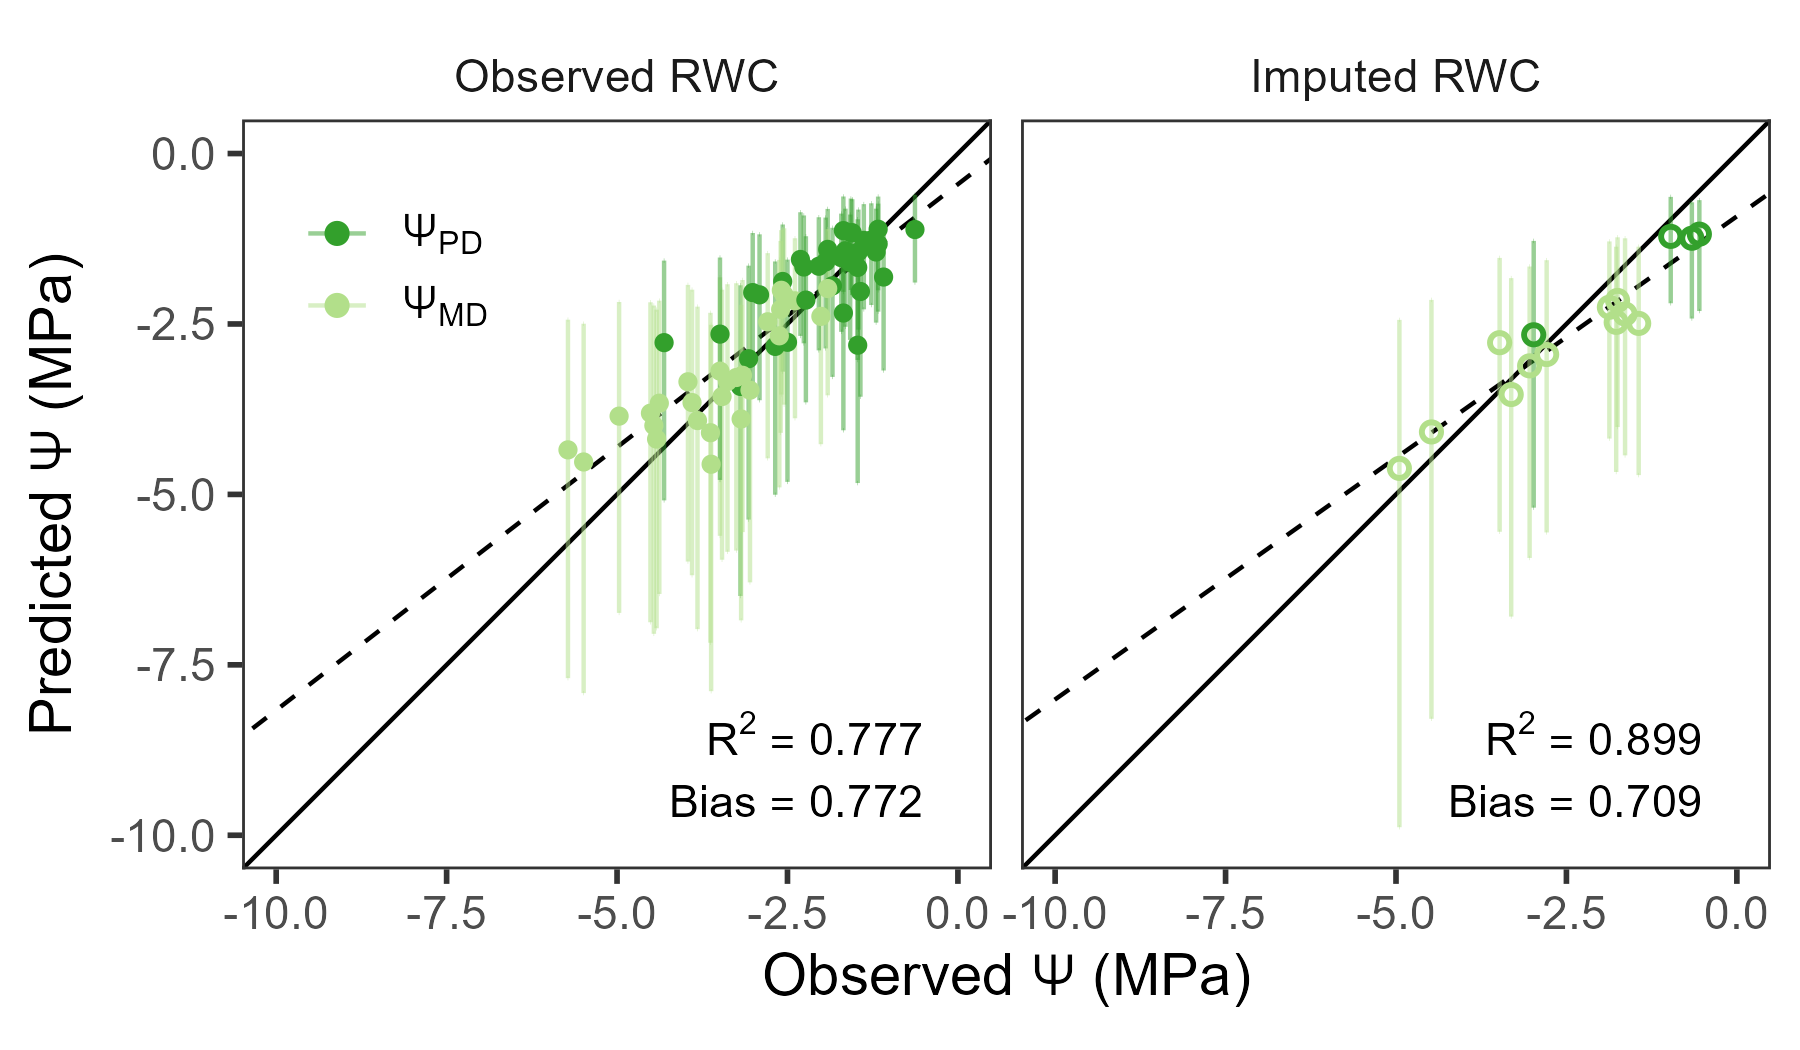

This chart was generated by the following R code:
# Model fit for RWC-WP model with imputed RWC from RWC_ind
library(coda)
library(tidyverse)
library(broom.mixed)
library(ggh4x)

# load data files
# indices from hyperspectral
hyp_ind <- read_csv("data_clean/hyp_indices.csv") |> 
  mutate(date_col = as.Date(date_col, "%m/%d/%Y", tz = "America/Phoenix"))

# Load SWP data
swp <- read_csv("data_clean/swp_daily_daytime.csv") |> 
  filter(period == "morn",
         date >= min(hyp_ind$date_col),
         date <= max(hyp_ind$date_col),
         depth == "0-10 cm",
         summer != "S3") |> 
  rename(trt_s = summer,
         SWP_1 = mean) |> 
  dplyr::select(-period, -sd, -depth)

# Load rwc-wp data, pivot wider, 
# join with hyperspec and swp data
# define phases
hyp_wide <- read_csv("data_clean/wp_rwc_long.csv") |> 
  mutate(period2 = case_when(period == "predawn" ~ "PD",
                             period == "midday" ~ "MD") |> 
           factor(levels = c("PD", "MD"))) |>
  select(-time_wp, -notes_wp, -time_rwc, -notes_rwc) |> 
  pivot_wider(names_from = variable,
              values_from = value) |>
  # Join hyperspectral
  left_join(hyp_ind) |>
  # Join SWP
  left_join(swp, by = join_by("date_col" == "date", "trt_s")) |>
  # dummy vector to connect the points
  # label with phase determined by SWP < -1 MPa
  mutate(pulse_num2 = if_else(pulse_num == 8, 7, pulse_num),
         pulse_num2 = if_else(pulse_num2 == 4, 3, pulse_num2),
         phase = if_else(SWP_1 <= -1, "Phase 2", "Phase 1")) 

# Select actual data for model - only Phase 2
dat <- hyp_wide |>
  filter(phase == "Phase 2",
         !is.na(RWC_ind)) |> # 76 observations of RWC_ind and WP, but 61 observations of RWC
  select(-ID_long:-WPI2, -CNDI) |>
  mutate(logitRWC = log(RWC/(1-RWC))) # create a logit-transformed variable

# Loas predicted WP
load(file = "scripts/mod6 - rwc/coda/coda_pred_wp.Rdata")



pred_sum <- tidyMCMC(coda_pred,
                     conf.int = TRUE,
                     conf.method = "HPDinterval") %>%
  rename(pred.mean = estimate,
         pred.lower = conf.low,
         pred.upper = conf.high)

preds <- cbind.data.frame(dat, pred_sum) |>
  mutate(missing = if_else(is.na(RWC), "Imputed RWC", "Observed RWC") |>
           factor(levels = c("Observed RWC", "Imputed RWC")))

table(preds$missing) # 15 missing RWC's
# Linear fit
m1 <- lm(-1*exp(pred.mean) ~ WP, data = filter(preds, missing == "Observed RWC"))
s1 <- summary(m1)
s1 # R2 = 0.7767

m2 <- lm(-1*exp(pred.mean) ~ WP, data = filter(preds, missing == "Imputed RWC"))
s2 <- summary(m2)
s2 # R2 = 0.8992

# Make df of model parameters
fit_df <- data.frame(missing = c("Observed RWC", "Imputed RWC"),
                     slope = c(s1$coefficients[2,1], s2$coefficients[2,1]),
                     int = c(s1$coefficients[1,1], s2$coefficients[1,1]),
                     adj.R2 = c(s1$adj.r.squared, s2$adj.r.squared)) |>
  mutate(lab1 = paste0("R^2==", round(adj.R2, 3)),
         lab2 = paste0("Bias==", round(slope, 3)),
         missing = factor(missing, levels = c("Observed RWC", "Imputed RWC")))


# Plot the fit
cols_gn <- brewer.pal(4, "Paired")
display.brewer.pal(4, "Paired")
cols_div <- brewer.pal(7, "Spectral")

labs <- c(lapply(c("PD", "MD"), function(i) bquote(Psi[.(i)])))


fig <- preds |> 
  ggplot() +
  geom_abline(slope = 1, intercept = 0,) +
  geom_abline(data = fit_df,
              aes(slope = slope, intercept = int),
              lty = "dashed") +
  geom_errorbar(aes(x = WP,
                    ymin = -1*exp(pred.lower),
                    ymax = -1*exp(pred.upper),
                    color = period2),
                alpha = 0.5) +
  geom_point(aes(x = WP, y = -1*exp(pred.mean), 
                 color = period2,
                 shape = missing),
             stroke = 1) +
  geom_text(data = fit_df,
            aes(x = -.5, y = -8.5, label = lab1),
            parse = TRUE,
            hjust = 1) +
  geom_text(data = fit_df,
            aes(x = -.5, y = -9.5, label = lab2),
            parse = TRUE,
            hjust = 1) +
  scale_x_continuous(expression(paste("Phase 2 observed ", Psi[leaf], " (MPa)")),
                     limits = c(-10, 0)) +
  scale_y_continuous(expression(paste("Phase 2 predicted ", Psi[leaf], " (MPa)")),
                     limits = c(-10, 0)) +
  scale_color_manual(values = cols_gn[4:3], 
                     label = labs) +  
  scale_shape_manual(values = c(16, 21)) +
  facet_wrap(~missing) +
  coord_equal() +
  theme_bw(base_size = 14) +
  theme(panel.grid = element_blank(),
        strip.background = element_blank(),
        legend.title = element_blank(),
        legend.position = c(0.1, 0.8)) +
  guides(shape = "none")

ggsave(filename = "fig_scripts/figS5.png",
       plot = fig,
       height = 3.5,
       width = 6,
       units = "in")
